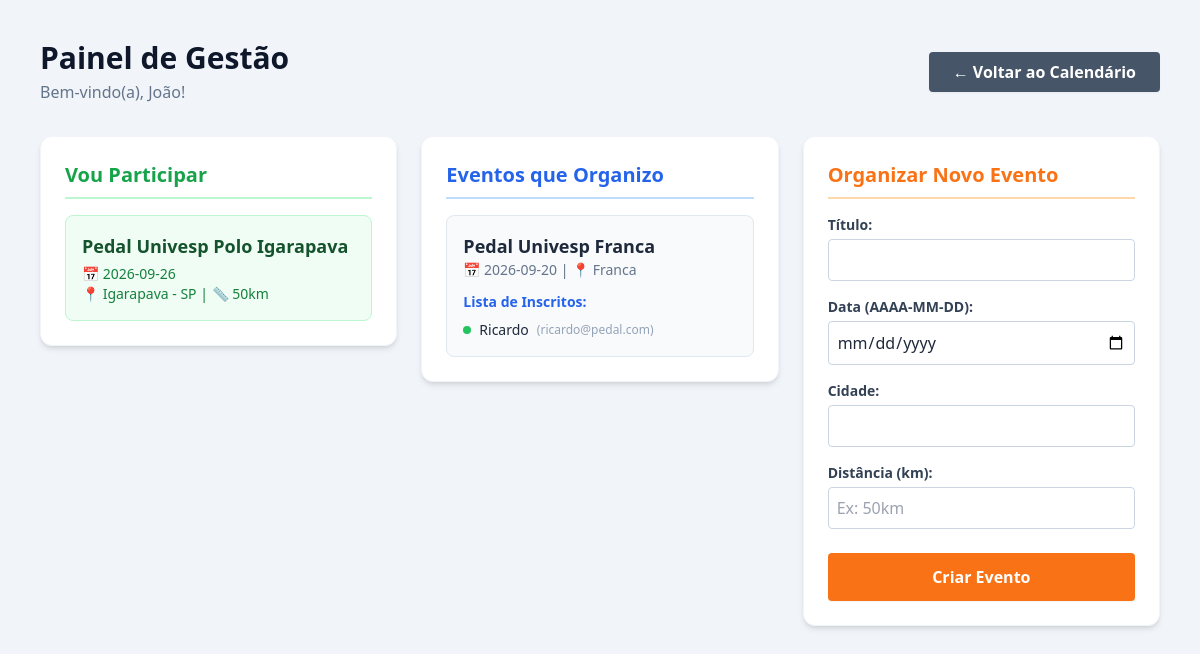
Page /painel (signed in) on the committed database.
### tables this page shows
CREATE TABLE usuarios (
            id INTEGER PRIMARY KEY AUTOINCREMENT,
            nome TEXT,
            email TEXT UNIQUE,
            senha TEXT
        );

CREATE TABLE eventos (
            id INTEGER PRIMARY KEY AUTOINCREMENT,
            titulo TEXT,
            data TEXT,
            cidade TEXT,
            distancia TEXT,
            criador_id INTEGER,
            FOREIGN KEY(criador_id) REFERENCES usuarios(id)
        );

### main.py (the view)
@app.get("/painel")
def painel_usuario(request: Request):
    usuario_id = request.cookies.get("usuario_id")
    if not usuario_id:
        return RedirectResponse(url="/login", status_code=303)
    conn = conectar_banco()
    usuario = conn.execute("SELECT * FROM usuarios WHERE id = ?", (usuario_id,)).fetchone()
    cursor_org = conn.execute("SELECT * FROM eventos WHERE criador_id = ?", (usuario_id,))
    eventos_organizados = [dict(row) for row in cursor_org.fetchall()]
    for evento in eventos_organizados:
        cursor_inscritos = conn.execute('''
            SELECT usuarios.nome, usuarios.email
            FROM inscricoes
            JOIN usuarios ON inscricoes.usuario_id = usuarios.id
            WHERE inscricoes.evento_id = ?
        ''', (evento["id"],))
        evento["inscritos"] = cursor_inscritos.fetchall()
    cursor_part = conn.execute('''
        SELECT eventos.*
        FROM inscricoes
        JOIN eventos ON inscricoes.evento_id = eventos.id
        WHERE inscricoes.usuario_id = ?
    ''', (usuario_id,))
    eventos_participo = cursor_part.fetchall()
    conn.close()
    return templates.TemplateResponse(
        request=request,
        name="painel.html",
        context={
            "usuario": usuario,
            "organizados": eventos_organizados,
            "participo": eventos_participo
        }
    )

### templates/painel.html (shortened to what this page needs)
<!DOCTYPE html>
<html lang="pt-BR">
<head>
    <script src="https://cdn.tailwindcss.com"></script>
</head>
<body class="bg-slate-100 font-sans text-slate-800 p-4 md:p-10">
    <header class="max-w-7xl mx-auto flex flex-col md:flex-row justify-between items-center mb-8 gap-4">
        <div class="text-center md:text-left">
            <h1 class="text-3xl font-extrabold text-slate-900">Painel de Gestão</h1>
            <p class="text-slate-500 font-medium mt-1">Bem-vindo(a), {{ usuario.nome }}!</p>
        </div>
        <a href="/" class="bg-slate-600 hover:bg-slate-700 text-white px-6 py-2 rounded font-bold shadow-sm transition">← Voltar ao Calendário</a>
    </header>
    <main class="max-w-7xl mx-auto grid grid-cols-1 md:grid-cols-3 gap-6 items-start">
        <section class="bg-white p-6 rounded-xl shadow-md border border-slate-100">
            <h2 class="text-xl font-bold text-green-600 border-b-2 border-green-200 pb-2 mb-4">Vou Participar</h2>
            <div class="flex flex-col gap-4">
                {% for evento in participo %}
                    <div class="bg-green-50 p-4 rounded-lg border border-green-200">
                        <strong class="text-lg text-green-900">{{ evento.titulo }}</strong>
                        <p class="text-sm text-green-700 mt-1">📅 {{ evento.data }}</p>
                        <p class="text-sm text-green-700">📍 {{ evento.cidade }} | 📏 {{ evento.distancia }}</p>
                    </div>
                {% else %}
                    <p class="text-slate-500 font-medium">Você não está inscrito em nenhum evento.</p>
                {% endfor %}
            </div>
        </section>
        <section class="bg-white p-6 rounded-xl shadow-md border border-slate-100">
            <h2 class="text-xl font-bold text-blue-600 border-b-2 border-blue-200 pb-2 mb-4">Eventos que Organizo</h2>
            <div class="flex flex-col gap-4">
                {% for evento in organizados %}
                    <div class="bg-slate-50 p-4 rounded-lg border border-slate-200">
                        <strong class="text-lg text-slate-800">{{ evento.titulo }}</strong>
                        <p class="text-sm text-slate-500 mb-3">📅 {{ evento.data }} | 📍 {{ evento.cidade }}</p>
                        <h4 class="text-sm font-bold text-blue-600 mb-2">Lista de Inscritos:</h4>
                        <ul class="text-sm space-y-1">
                            {% for inscrito in evento.inscritos %}
                                <li class="flex items-center gap-2">
                                    <span class="w-2 h-2 rounded-full bg-green-500"></span>
                                    <span class="font-medium">{{ inscrito.nome }}</span>
                                    <span class="text-slate-400 text-xs">({{ inscrito.email }})</span>
                                </li>
                            {% else %}
                                <li class="text-slate-400 italic">Nenhum ciclista inscrito ainda.</li>
                            {% endfor %}
                        </ul>
                    </div>
                {% else %}
                    <p class="text-slate-500 font-medium">Você ainda não organizou nenhum evento.</p>
                {% endfor %}
            </div>
        </section>
        <section class="bg-white p-6 rounded-xl shadow-md border border-slate-100">
            <h2 class="text-xl font-bold text-orange-500 border-b-2 border-orange-200 pb-2 mb-4">Organizar Novo Evento</h2>
            <form method="POST" action="/" class="flex flex-col gap-4">
                <div>
                    <label class="block text-sm font-bold text-slate-700 mb-1">Título:</label>
                    <input type="text" name="titulo" required class="w-full p-2 border border-slate-300 rounded focus:ring-2 focus:ring-orange-500 focus:outline-none">
                </div>
                <div>
                    <label class="block text-sm font-bold text-slate-700 mb-1">Data (AAAA-MM-DD):</label>
                    <input type="date" name="data" required class="w-full p-2 border border-slate-300 rounded focus:ring-2 focus:ring-orange-500 focus:outline-none">
                </div>
                <div>
                    <label class="block text-sm font-bold text-slate-700 mb-1">Cidade:</label>
                    <input type="text" name="cidade" required class="w-full p-2 border border-slate-300 rounded focus:ring-2 focus:ring-orange-500 focus:outline-none">
                </div>
                <div>
                    <label class="block text-sm font-bold text-slate-700 mb-1">Distância (km):</label>
                    <input type="text" name="distancia" placeholder="Ex: 50km" required class="w-full p-2 border border-slate-300 rounded focus:ring-2 focus:ring-orange-500 focus:outline-none">
                </div>
                <button type="submit" class="w-full bg-orange-500 hover:bg-orange-600 text-white font-bold py-3 rounded mt-2 shadow-sm transition">
                    Criar Evento
                </button>
            </form>
        </section>
    </main>
</body>
</html>

### rows in the picture
usuarios: nome "João"
eventos: titulo "Pedal Univesp Polo Igarapava", data "2026-09-26", cidade "Igarapava - SP", distancia "50km"
eventos: titulo "Pedal Univesp Franca", data "2026-09-20", cidade "Franca"
usuarios: nome "Ricardo", email "ricardo@pedal.com"
